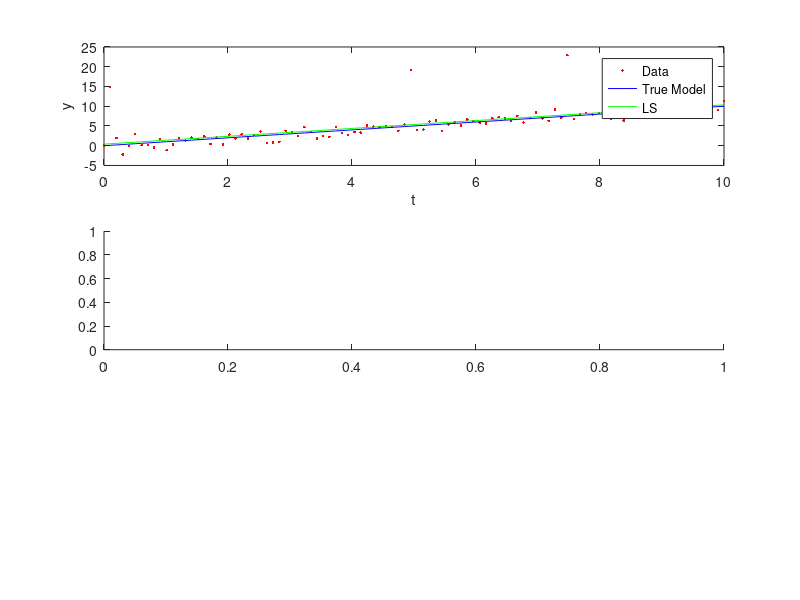

Recreate this plot in MATLAB. (Note: this script raises an error after producing the figure.)

clear; clc;
load('Problem1Data.mat');

%% First Part
tau = 3;
data_length = length(t);
A = ones(data_length, 2);
b = y;

for i = 1:1:data_length
   A(i,1) = t(i);
end

H = A' * A;
g = -A' * b;
gamma = 0.5 * b' * b;

%% Second Part
x = quadprog(H, g);
model_y = x(1) .* t + x(2);

%% Third Part
figure(1);
clf;
subplot(3,1,1);
alpha = 1.0;
beta = 0.0;
plot(t, y, 'r.', t, alpha * t + beta, 'b', t, model_y, 'g');

legend('Data','True Model', 'LS')
xlabel('t')
ylabel('y')

%% Fourth Part

errors = y - model_y;
subplot(3,1,2);
h = histogram(errors, length(errors));

%% Fifth Part

data_without_outliers = [];
errors_without_outliers = [];
for i = 1:1:length(errors)
    if(errors(i) < 2.1)
        errors_without_outliers = [errors_without_outliers ; errors(i)];
        data_without_outliers = [data_without_outliers ; y(i)];
    end
end
subplot(3,1,3);
h = histogram(errors_without_outliers, length(errors)/4);

%% Sixth Part
m = length(errors_without_outliers);
n = 2;
sd_of_noise = sum(errors_without_outliers .^ 2) / (m - n);

mean_of_parameters = mean(x);

covariance_matrix = [(x(1) - mean_of_parameters)^2 , (x(1) - mean_of_parameters) * (x(2) - mean_of_parameters);...
                    (x(2) - mean_of_parameters) * (x(1) - mean_of_parameters), (x(2) - mean_of_parameters)^2];

sd_of_parameters = ((x(1) - mean_of_parameters)^2 + (x(2) - mean_of_parameters)^2) / 2;

alph = 0.05;
parameters_interval = t(m-n) * (alph / 2) * sd_of_noise .* sqrt(diag((A'*A)^(-1)));

predictions_interval = t(m-n) * (alph / 2) * sd_of_noise;
